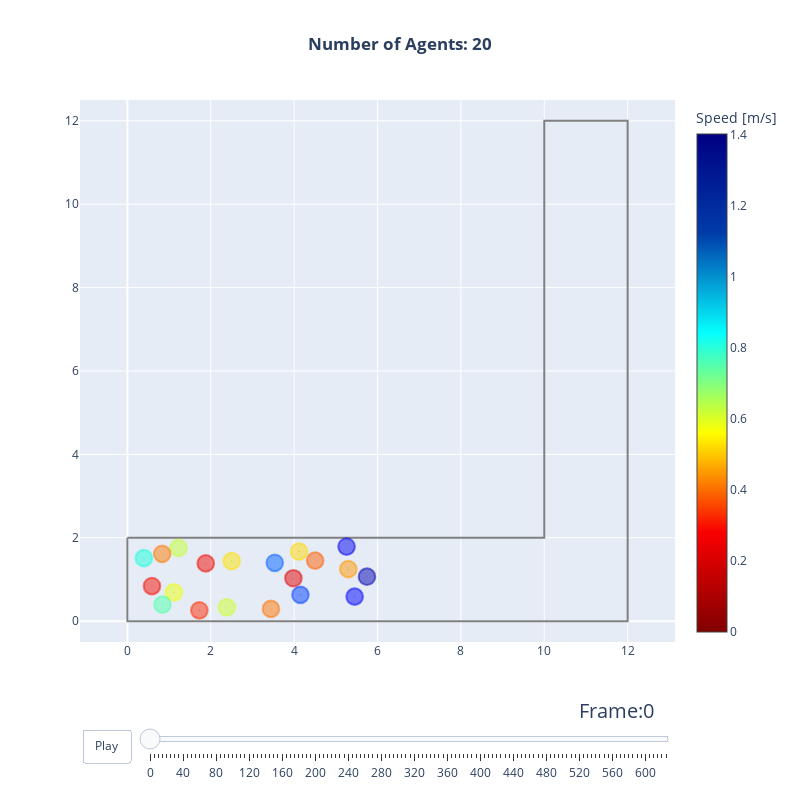

Source (notebook cell):
### Markdown cell above
## Visualizing the Trajectories

### Code cell
from jupedsim.internal.notebook_utils import animate, read_sqlite_file

trajectory_data, walkable_area = read_sqlite_file(trajectory_file)
animate(trajectory_data, walkable_area, every_nth_frame=5)

### Figure 1 — Plotly figure (JSON) as saved in the notebook; plotly's stock layout.template omitted (floating-point values rounded to 4 significant figures)
{"data": [{"hoverinfo": "name", "line": {"color": "grey"}, "mode": "lines", "name": "Exterior", "showlegend": false, "type": "scatter", "x": [0.0, 0.0, 12.0, 12.0, 10.0, 10.0, 0.0], "y": [2.0, 0.0, 0.0, 12.0, 12.0, 2.0, 2.0]}, {"hoverinfo": "none", "marker": {"cmax": 1.401, "cmin": 0, "color": [0.55, 0.5864, 0.6548, 0.8329, 0.2563, 1.278, 0.2584, 1.347, 1.163, 0.5327, 1.256, 0.2969, 0.4011, 1.119, 0.2323, 0.4027, 0.6354, 0.3692, 0.4485, 0.9146], "colorbar": {"title": {"text": "Speed [m/s]"}}, "colorscale": [[0, "rgb(128,0,0)"], [0.2, "rgb(250,0,0)"], [0.4, "rgb(255,255,0)"], [0.6, "rgb(5,255,255)"], [0.8, "rgb(0,60,170)"], [1, "rgb(0,0,131)"]], "size": [0.4, 0.4, 0.4, 0.4, 0.4, 0.4, 0.4, 0.4, 0.4, 0.4, 0.4, 0.4, 0.4, 0.4, 0.4, 0.4, 0.4, 0.4, 0.4, 0.4]}, "mode": "markers", "showlegend": false, "text": [0.55, 0.5864, 0.6548, 0.8329, 0.2563, 1.278, 0.2584, 1.347, 1.163, 0.5327, 1.256, 0.2969, 0.4011, 1.119, 0.2323, 0.4027, 0.6354, 0.3692, 0.4485, 0.9146], "type": "scatter", "x": [2.502, 1.118, 1.227, 0.8423, 1.881, 5.258, 0.5901, 5.747, 4.151, 4.119, 5.452, 1.727, 3.445, 3.536, 3.983, 0.8357, 2.386, 4.505, 5.3, 0.396], "y": [1.441, 0.6911, 1.756, 0.3962, 1.385, 1.789, 0.8422, 1.066, 0.631, 1.669, 0.5872, 0.2601, 0.2935, 1.4, 1.03, 1.615, 0.3307, 1.452, 1.247, 1.511]}, {"hoverinfo": "text", "marker": {"opacity": 1, "size": 1}, "mode": "markers", "showlegend": false, "text": ["ID: 1, Pos(2.50,1.44)"], "type": "scatter", "x": [2.502], "y": [1.441]}, {"hoverinfo": "text", "marker": {"opacity": 1, "size": 1}, "mode": "markers", "showlegend": false, "text": ["ID: 2, Pos(1.12,0.69)"], "type": "scatter", "x": [1.118], "y": [0.6911]}, {"hoverinfo": "text", "marker": {"opacity": 1, "size": 1}, "mode": "markers", "showlegend": false, "text": ["ID: 3, Pos(1.23,1.76)"], "type": "scatter", "x": [1.227], "y": [1.756]}, {"hoverinfo": "text", "marker": {"opacity": 1, "size": 1}, "mode": "markers", "showlegend": false, "text": ["ID: 4, Pos(0.84,0.40)"], "type": "scatter", "x": [0.8423], "y": [0.3962]}, {"hoverinfo": "text", "marker": {"opacity": 1, "size": 1}, "mode": "markers", "showlegend": false, "text": ["ID: 5, Pos(1.88,1.38)"], "type": "scatter", "x": [1.881], "y": [1.385]}, {"hoverinfo": "text", "marker": {"opacity": 1, "size": 1}, "mode": "markers", "showlegend": false, "text": ["ID: 6, Pos(5.26,1.79)"], "type": "scatter", "x": [5.258], "y": [1.789]}, {"hoverinfo": "text", "marker": {"opacity": 1, "size": 1}, "mode": "markers", "showlegend": false, "text": ["ID: 7, Pos(0.59,0.84)"], "type": "scatter", "x": [0.5901], "y": [0.8422]}, {"hoverinfo": "text", "marker": {"opacity": 1, "size": 1}, "mode": "markers", "showlegend": false, "text": ["ID: 8, Pos(5.75,1.07)"], "type": "scatter", "x": [5.747], "y": [1.066]}, {"hoverinfo": "text", "marker": {"opacity": 1, "size": 1}, "mode": "markers", "showlegend": false, "text": ["ID: 9, Pos(4.15,0.63)"], "type": "scatter", "x": [4.151], "y": [0.631]}, {"hoverinfo": "text", "marker": {"opacity": 1, "size": 1}, "mode": "markers", "showlegend": false, "text": ["ID: 10, Pos(4.12,1.67)"], "type": "scatter", "x": [4.119], "y": [1.669]}, {"hoverinfo": "text", "marker": {"opacity": 1, "size": 1}, "mode": "markers", "showlegend": false, "text": ["ID: 11, Pos(5.45,0.59)"], "type": "scatter", "x": [5.452], "y": [0.5872]}, {"hoverinfo": "text", "marker": {"opacity": 1, "size": 1}, "mode": "markers", "showlegend": false, "text": ["ID: 12, Pos(1.73,0.26)"], "type": "scatter", "x": [1.727], "y": [0.2601]}, {"hoverinfo": "text", "marker": {"opacity": 1, "size": 1}, "mode": "markers", "showlegend": false, "text": ["ID: 13, Pos(3.44,0.29)"], "type": "scatter", "x": [3.445], "y": [0.2935]}, {"hoverinfo": "text", "marker": {"opacity": 1, "size": 1}, "mode": "markers", "showlegend": false, "text": ["ID: 14, Pos(3.54,1.40)"], "type": "scatter", "x": [3.536], "y": [1.4]}, {"hoverinfo": "text", "marker": {"opacity": 1, "size": 1}, "mode": "markers", "showlegend": false, "text": ["ID: 15, Pos(3.98,1.03)"], "type": "scatter", "x": [3.983], "y": [1.03]}, {"hoverinfo": "text", "marker": {"opacity": 1, "size": 1}, "mode": "markers", "showlegend": false, "text": ["ID: 16, Pos(0.84,1.61)"], "type": "scatter", "x": [0.8357], "y": [1.615]}, {"hoverinfo": "text", "marker": {"opacity": 1, "size": 1}, "mode": "markers", "showlegend": false, "text": ["ID: 17, Pos(2.39,0.33)"], "type": "scatter", "x": [2.386], "y": [0.3307]}, {"hoverinfo": "text", "marker": {"opacity": 1, "size": 1}, "mode": "markers", "showlegend": false, "text": ["ID: 18, Pos(4.50,1.45)"], "type": "scatter", "x": [4.505], "y": [1.452]}, {"hoverinfo": "text", "marker": {"opacity": 1, "size": 1}, "mode": "markers", "showlegend": false, "text": ["ID: 19, Pos(5.30,1.25)"], "type": "scatter", "x": [5.3], "y": [1.247]}, {"hoverinfo": "text", "marker": {"opacity": 1, "size": 1}, "mode": "markers", "showlegend": false, "text": ["ID: 20, Pos(0.40,1.51)"], "type": "scatter", "x": [0.396], "y": [1.511]}], "layout": {"autosize": false, "height": 800, "shapes": [{"fillcolor": "rgba(255, 226, 0, 0.5)", "line": {"color": "rgba(255, 226, 0, 0.5)"}, "type": "circle", "x0": 2.302, "x1": 2.702, "xref": "x", "y0": 1.241, "y1": 1.641, "yref": "y"}, {"fillcolor": "rgba(238, 255, 9, 0.5)", "line": {"color": "rgba(238, 255, 9, 0.5)"}, "type": "circle", "x0": 0.9176, "x1": 1.318, "xref": "x", "y0": 0.4911, "y1": 0.8911, "yref": "y"}, {"fillcolor": "rgba(196, 255, 51, 0.5)", "line": {"color": "rgba(196, 255, 51, 0.5)"}, "type": "circle", "x0": 1.027, "x1": 1.427, "xref": "x", "y0": 1.556, "y1": 1.956, "yref": "y"}, {"fillcolor": "rgba(80, 255, 167, 0.5)", "line": {"color": "rgba(80, 255, 167, 0.5)"}, "type": "circle", "x0": 0.6423, "x1": 1.042, "xref": "x", "y0": 0.1962, "y1": 0.5962, "yref": "y"}, {"fillcolor": "rgba(241, 8, 0, 0.5)", "line": {"color": "rgba(241, 8, 0, 0.5)"}, "type": "circle", "x0": 1.681, "x1": 2.081, "xref": "x", "y0": 1.185, "y1": 1.585, "yref": "y"}, {"fillcolor": "rgba(0, 0, 237, 0.5)", "line": {"color": "rgba(0, 0, 237, 0.5)"}, "type": "circle", "x0": 5.058, "x1": 5.458, "xref": "x", "y0": 1.589, "y1": 1.989, "yref": "y"}, {"fillcolor": "rgba(246, 11, 0, 0.5)", "line": {"color": "rgba(246, 11, 0, 0.5)"}, "type": "circle", "x0": 0.3901, "x1": 0.7901, "xref": "x", "y0": 0.6422, "y1": 1.042, "yref": "y"}, {"fillcolor": "rgba(0, 0, 173, 0.5)", "line": {"color": "rgba(0, 0, 173, 0.5)"}, "type": "circle", "x0": 5.547, "x1": 5.947, "xref": "x", "y0": 0.8663, "y1": 1.266, "yref": "y"}, {"fillcolor": "rgba(0, 61, 255, 0.5)", "line": {"color": "rgba(0, 61, 255, 0.5)"}, "type": "circle", "x0": 3.951, "x1": 4.351, "xref": "x", "y0": 0.431, "y1": 0.831, "yref": "y"}, {"fillcolor": "rgba(255, 215, 0, 0.5)", "line": {"color": "rgba(255, 215, 0, 0.5)"}, "type": "circle", "x0": 3.919, "x1": 4.319, "xref": "x", "y0": 1.469, "y1": 1.869, "yref": "y"}, {"fillcolor": "rgba(0, 0, 255, 0.5)", "line": {"color": "rgba(0, 0, 255, 0.5)"}, "type": "circle", "x0": 5.252, "x1": 5.652, "xref": "x", "y0": 0.3872, "y1": 0.7872, "yref": "y"}, {"fillcolor": "rgba(255, 41, 0, 0.5)", "line": {"color": "rgba(255, 41, 0, 0.5)"}, "type": "circle", "x0": 1.527, "x1": 1.927, "xref": "x", "y0": 0.06006, "y1": 0.4601, "yref": "y"}, {"fillcolor": "rgba(255, 115, 0, 0.5)", "line": {"color": "rgba(255, 115, 0, 0.5)"}, "type": "circle", "x0": 3.245, "x1": 3.645, "xref": "x", "y0": 0.09346, "y1": 0.4935, "yref": "y"}, {"fillcolor": "rgba(0, 96, 255, 0.5)", "line": {"color": "rgba(0, 96, 255, 0.5)"}, "type": "circle", "x0": 3.336, "x1": 3.736, "xref": "x", "y0": 1.2, "y1": 1.6, "yref": "y"}, {"fillcolor": "rgba(223, 0, 0, 0.5)", "line": {"color": "rgba(223, 0, 0, 0.5)"}, "type": "circle", "x0": 3.783, "x1": 4.183, "xref": "x", "y0": 0.8298, "y1": 1.23, "yref": "y"}, {"fillcolor": "rgba(255, 119, 0, 0.5)", "line": {"color": "rgba(255, 119, 0, 0.5)"}, "type": "circle", "x0": 0.6357, "x1": 1.036, "xref": "x", "y0": 1.415, "y1": 1.815, "yref": "y"}, {"fillcolor": "rgba(206, 255, 41, 0.5)", "line": {"color": "rgba(206, 255, 41, 0.5)"}, "type": "circle", "x0": 2.186, "x1": 2.586, "xref": "x", "y0": 0.1307, "y1": 0.5307, "yref": "y"}, {"fillcolor": "rgba(255, 93, 0, 0.5)", "line": {"color": "rgba(255, 93, 0, 0.5)"}, "type": "circle", "x0": 4.305, "x1": 4.705, "xref": "x", "y0": 1.252, "y1": 1.652, "yref": "y"}, {"fillcolor": "rgba(255, 152, 0, 0.5)", "line": {"color": "rgba(255, 152, 0, 0.5)"}, "type": "circle", "x0": 5.1, "x1": 5.5, "xref": "x", "y0": 1.047, "y1": 1.447, "yref": "y"}, {"fillcolor": "rgba(25, 255, 222, 0.5)", "line": {"color": "rgba(25, 255, 222, 0.5)"}, "type": "circle", "x0": 0.196, "x1": 0.596, "xref": "x", "y0": 1.311, "y1": 1.711, "yref": "y"}, {"line": {"color": "black", "width": 3}, "type": "line", "x0": 2.502, "x1": 2.502, "y0": 1.441, "y1": 1.441}, {"line": {"color": "black", "width": 3}, "type": "line", "x0": 1.118, "x1": 1.118, "y0": 0.6911, "y1": 0.6911}, {"line": {"color": "black", "width": 3}, "type": "line", "x0": 1.227, "x1": 1.227, "y0": 1.756, "y1": 1.756}, {"line": {"color": "black", "width": 3}, "type": "line", "x0": 0.8423, "x1": 0.8423, "y0": 0.3962, "y1": 0.3962}, {"line": {"color": "white", "width": 3}, "type": "line", "x0": 1.881, "x1": 1.881, "y0": 1.385, "y1": 1.385}, {"line": {"color": "white", "width": 3}, "type": "line", "x0": 5.258, "x1": 5.258, "y0": 1.789, "y1": 1.789}, {"line": {"color": "white", "width": 3}, "type": "line", "x0": 0.5901, "x1": 0.5901, "y0": 0.8422, "y1": 0.8422}, {"line": {"color": "white", "width": 3}, "type": "line", "x0": 5.747, "x1": 5.747, "y0": 1.066, "y1": 1.066}, {"line": {"color": "white", "width": 3}, "type": "line", "x0": 4.151, "x1": 4.151, "y0": 0.631, "y1": 0.631}, {"line": {"color": "black", "width": 3}, "type": "line", "x0": 4.119, "x1": 4.119, "y0": 1.669, "y1": 1.669}, {"line": {"color": "white", "width": 3}, "type": "line", "x0": 5.452, "x1": 5.452, "y0": 0.5872, "y1": 0.5872}, {"line": {"color": "white", "width": 3}, "type": "line", "x0": 1.727, "x1": 1.727, "y0": 0.2601, "y1": 0.2601}, {"line": {"color": "black", "width": 3}, "type": "line", "x0": 3.445, "x1": 3.445, "y0": 0.2935, "y1": 0.2935}, {"line": {"color": "white", "width": 3}, "type": "line", "x0": 3.536, "x1": 3.536, "y0": 1.4, "y1": 1.4}, {"line": {"color": "white", "width": 3}, "type": "line", "x0": 3.983, "x1": 3.983, "y0": 1.03, "y1": 1.03}, {"line": {"color": "black", "width": 3}, "type": "line", "x0": 0.8357, "x1": 0.8357, "y0": 1.615, "y1": 1.615}, {"line": {"color": "black", "width": 3}, "type": "line", "x0": 2.386, "x1": 2.386, "y0": 0.3307, "y1": 0.3307}, {"line": {"color": "black", "width": 3}, "type": "line", "x0": 4.505, "x1": 4.505, "y0": 1.452, "y1": 1.452}, {"line": {"color": "black", "width": 3}, "type": "line", "x0": 5.3, "x1": 5.3, "y0": 1.247, "y1": 1.247}, {"line": {"color": "black", "width": 3}, "type": "line", "x0": 0.396, "x1": 0.396, "y0": 1.511, "y1": 1.511}], "sliders": [{"active": 0, "currentvalue": {"font": {"size": 20}, "prefix": "Frame:", "visible": true, "xanchor": "right"}, "len": 0.9, "pad": {"b": 10, "t": 50}, "steps": [{"args": [["0"], {"frame": {"duration": 100, "redraw": true}, "mode": "immediate", "transition": {"duration": 500}}], "label": "0", "method": "animate"}, {"args": [["5"], {"frame": {"duration": 100, "redraw": true}, "mode": "immediate", "transition": {"duration": 500}}], "label": "5", "method": "animate"}, {"args": [["10"], {"frame": {"duration": 100, "redraw": true}, "mode": "immediate", "transition": {"duration": 500}}], "label": "10", "method": "animate"}, {"args": [["15"], {"frame": {"duration": 100, "redraw": true}, "mode": "immediate", "transition": {"duration": 500}}], "label": "15", "method": "animate"}, {"args": [["20"], {"frame": {"duration": 100, "redraw": true}, "mode": "immediate", "transition": {"duration": 500}}], "label": "20", "method": "animate"}, {"args": [["25"], {"frame": {"duration": 100, "redraw": true}, "mode": "immediate", "transition": {"duration": 500}}], "label": "25", "method": "animate"}, {"args": [["30"], {"frame": {"duration": 100, "redraw": true}, "mode": "immediate", "transition": {"duration": 500}}], "label": "30", "method": "animate"}, {"args": [["35"], {"frame": {"duration": 100, "redraw": true}, "mode": "immediate", "transition": {"duration": 500}}], "label": "35", "method": "animate"}, {"args": [["40"], {"frame": {"duration": 100, "redraw": true}, "mode": "immediate", "transition": {"duration": 500}}], "label": "40", "method": "animate"}, {"args": [["45"], {"frame": {"duration": 100, "redraw": true}, "mode": "immediate", "transition": {"duration": 500}}], "label": "45", "method": "animate"}, {"args": [["50"], {"frame": {"duration": 100, "redraw": true}, "mode": "immediate", "transition": {"duration": 500}}], "label": "50", "method": "animate"}, {"args": [["55"], {"frame": {"duration": 100, "redraw": true}, "mode": "immediate", "transition": {"duration": 500}}], "label": "55", "method": "animate"}, {"args": [["60"], {"frame": {"duration": 100, "redraw": true}, "mode": "immediate", "transition": {"duration": 500}}], "label": "60", "method": "animate"}, {"args": [["65"], {"frame": {"duration": 100, "redraw": true}, "mode": "immediate", "transition": {"duration": 500}}], "label": "65", "method": "animate"}, {"args": [["70"], {"frame": {"duration": 100, "redraw": true}, "mode": "immediate", "transition": {"duration": 500}}], "label": "70", "method": "animate"}, {"args": [["75"], {"frame": {"duration": 100, "redraw": true}, "mode": "immediate", "transition": {"duration": 500}}], "label": "75", "method": "animate"}, {"args": [["80"], {"frame": {"duration": 100, "redraw": true}, "mode": "immediate", "transition": {"duration": 500}}], "label": "80", "method": "animate"}, {"args": [["85"], {"frame": {"duration": 100, "redraw": true}, "mode": "immediate", "transition": {"duration": 500}}], "label": "85", "method": "animate"}, {"args": [["90"], {"frame": {"duration": 100, "redraw": true}, "mode": "immediate", "transition": {"duration": 500}}], "label": "90", "method": "animate"}, {"args": [["95"], {"frame": {"duration": 100, "redraw": true}, "mode": "immediate", "transition": {"duration": 500}}], "label": "95", "method": "animate"}, {"args": [["100"], {"frame": {"duration": 100, "redraw": true}, "mode": "immediate", "transition": {"duration": 500}}], "label": "100", "method": "animate"}, {"args": [["105"], {"frame": {"duration": 100, "redraw": true}, "mode": "immediate", "transition": {"duration": 500}}], "label": "105", "method": "animate"}, {"args": [["110"], {"frame": {"duration": 100, "redraw": true}, "mode": "immediate", "transition": {"duration": 500}}], "label": "110", "method": "animate"}, {"args": [["115"], {"frame": {"duration": 100, "redraw": true}, "mode": "immediate", "transition": {"duration": 500}}], "label": "115", "method": "animate"}, {"args": [["120"], {"frame": {"duration": 100, "redraw": true}, "mode": "immediate", "transition": {"duration": 500}}], "label": "120", "method": "animate"}, {"args": [["125"], {"frame": {"duration": 100, "redraw": true}, "mode": "immediate", "transition": {"duration": 500}}], "label": "125", "method": "animate"}, {"args": [["130"], {"frame": {"duration": 100, "redraw": true}, "mode": "immediate", "transition": {"duration": 500}}], "label": "130", "method": "animate"}, {"args": [["135"], {"frame": {"duration": 100, "redraw": true}, "mode": "immediate", "transition": {"duration": 500}}], "label": "135", "method": "animate"}, {"args": [["140"], {"frame": {"duration": 100, "redraw": true}, "mode": "immediate", "transition": {"duration": 500}}], "label": "140", "method": "animate"}, {"args": [["145"], {"frame": {"duration": 100, "redraw": true}, "mode": "immediate", "transition": {"duration": 500}}], "label": "145", "method": "animate"}, {"args": [["150"], {"frame": {"duration": 100, "redraw": true}, "mode": "immediate", "transition": {"duration": 500}}], "label": "150", "method": "animate"}, {"args": [["155"], {"frame": {"duration": 100, "redraw": true}, "mode": "immediate", "transition": {"duration": 500}}], "label": "155", "method": "animate"}, {"args": [["160"], {"frame": {"duration": 100, "redraw": true}, "mode": "immediate", "transition": {"duration": 500}}], "label": "160", "method": "animate"}, {"args": [["165"], {"frame": {"duration": 100, "redraw": true}, "mode": "immediate", "transition": {"duration": 500}}], "label": "165", "method": "animate"}, {"args": [["170"], {"frame": {"duration": 100, "redraw": true}, "mode": "immediate", "transition": {"duration": 500}}], "label": "170", "method": "animate"}, {"args": [["175"], {"frame": {"duration": 100, "redraw": true}, "mode": "immediate", "transition": {"duration": 500}}], "label": "175", "method": "animate"}, {"args": [["180"], {"frame": {"duration": 100, "redraw": true}, "mode": "immediate", "transition": {"duration": 500}}], "label": "180", "method": "animate"}, {"args": [["185"], {"frame": {"duration": 100, "redraw": true}, "mode": "immediate", "transition": {"duration": 500}}], "label": "185", "method": "animate"}, {"args": [["190"], {"frame": {"duration": 100, "redraw": true}, "mode": "immediate", "transition": {"duration": 500}}], "label": "190", "method": "animate"}, {"args": [["195"], {"frame": {"duration": 100, "redraw": true}, "mode": "immediate", "transition": {"duration": 500}}], "label": "195", "method": "animate"}, {"args": [["200"], {"frame": {"duration": 100, "redraw": true}, "mode": "immediate", "transition": {"duration": 500}}], "label": "200", "method": "animate"}, {"args": [["205"], {"frame": {"duration": 100, "redraw": true}, "mode": "immediate", "transition": {"duration": 500}}], "label": "205", "method": "animate"}, {"args": [["210"], {"frame": {"duration": 100, "redraw": true}, "mode": "immediate", "transition": {"duration": 500}}], "label": "210", "method": "animate"}, {"args": [["215"], {"frame": {"duration": 100, "redraw": true}, "mode": "immediate", "transition": {"duration": 500}}], "label": "215", "method": "animate"}, {"args": [["220"], {"frame": {"duration": 100, "redraw": true}, "mode": "immediate", "transition": {"duration": 500}}], "label": "220", "method": "animate"}, {"args": [["225"], {"frame": {"duration": 100, "redraw": true}, "mode": "immediate", "transition": {"duration": 500}}], "label": "225", "method": "animate"}, {"args": [["230"], {"frame": {"duration": 100, "redraw": true}, "mode": "immediate", "transition": {"duration": 500}}], "label": "230", "method": "animate"}, {"args": [["235"], {"frame": {"duration": 100, "redraw": true}, "mode": "immediate", "transition": {"duration": 500}}], "label": "235", "method": "animate"}, {"args": [["240"], {"frame": {"duration": 100, "redraw": true}, "mode": "immediate", "transition": {"duration": 500}}], "label": "240", "method": "animate"}, {"args": [["245"], {"frame": {"duration": 100, "redraw": true}, "mode": "immediate", "transition": {"duration": 500}}], "label": "245", "method": "animate"}, {"args": [["250"], {"frame": {"duration": 100, "redraw": true}, "mode": "immediate", "transition": {"duration": 500}}], "label": "250", "method": "animate"}, {"args": [["255"], {"frame": {"duration": 100, "redraw": true}, "mode": "immediate", "transition": {"duration": 500}}], "label": "255", "method": "animate"}, {"args": [["260"], {"frame": {"duration": 100, "redraw": true}, "mode": "immediate", "transition": {"duration": 500}}], "label": "260", "method": "animate"}, {"args": [["265"], {"frame": {"duration": 100, "redraw": true}, "mode": "immediate", "transition": {"duration": 500}}], "label": "265", "method": "animate"}, {"args": [["270"], {"frame": {"duration": 100, "redraw": true}, "mode": "immediate", "transition": {"duration": 500}}], "label": "270", "method": "animate"}, {"args": [["275"], {"frame": {"duration": 100, "redraw": true}, "mode": "immediate", "transition": {"duration": 500}}], "label": "275", "method": "animate"}, {"args": [["280"], {"frame": {"duration": 100, "redraw": true}, "mode": "immediate", "transition": {"duration": 500}}], "label": "280", "method": "animate"}, {"args": [["285"], {"frame": {"duration": 100, "redraw": true}, "mode": "immediate", "transition": {"duration": 500}}], "label": "285", "method": "animate"}, {"args": [["290"], {"frame": {"duration": 100, "redraw": true}, "mode": "immediate", "transition": {"duration": 500}}], "label": "290", "method": "animate"}, {"args": [["295"], {"frame": {"duration": 100, "redraw": true}, "mode": "immediate", "transition": {"duration": 500}}], "label": "295", "method": "animate"}, {"args": [["300"], {"frame": {"duration": 100, "redraw": true}, "mode": "immediate", "transition": {"duration": 500}}], "label": "300", "method": "animate"}, {"args": [["305"], {"frame": {"duration": 100, "redraw": true}, "mode": "immediate", "transition": {"duration": 500}}], "label": "305", "method": "animate"}, {"args": [["310"], {"frame": {"duration": 100, "redraw": true}, "mode": "immediate", "transition": {"duration": 500}}], "label": "310", "method": "animate"}, {"args": [["315"], {"frame": {"duration": 100, "redraw": true}, "mode": "immediate", "transition": {"duration": 500}}], "label": "315", "method": "animate"}, {"args": [["320"], {"frame": {"duration": 100, "redraw": true}, "mode": "immediate", "transition": {"duration": 500}}], "label": "320", "method": "animate"}, {"args": [["325"], {"frame": {"duration": 100, "redraw": true}, "mode": "immediate", "transition": {"duration": 500}}], "label": "325", "method": "animate"}, {"args": [["330"], {"frame": {"duration": 100, "redraw": true}, "mode": "immediate", "transition": {"duration": 500}}], "label": "330", "method": "animate"}, {"args": [["335"], {"frame": {"duration": 100, "redraw": true}, "mode": "immediate", "transition": {"duration": 500}}], "label": "335", "method": "animate"}, {"args": [["340"], {"frame": {"duration": 100, "redraw": true}, "mode": "immediate", "transition": {"duration": 500}}], "label": "340", "method": "animate"}, {"args": [["345"], {"frame": {"duration": 100, "redraw": true}, "mode": "immediate", "transition": {"duration": 500}}], "label": "345", "method": "animate"}, {"args": [["350"], {"frame": {"duration": 100, "redraw": true}, "mode": "immediate", "transition": {"duration": 500}}], "label": "350", "method": "animate"}, {"args": [["355"], {"frame": {"duration": 100, "redraw": true}, "mode": "immediate", "transition": {"duration": 500}}], "label": "355", "method": "animate"}, {"args": [["360"], {"frame": {"duration": 100, "redraw": true}, "mode": "immediate", "transition": {"duration": 500}}], "label": "360", "method": "animate"}, {"args": [["365"], {"frame": {"duration": 100, "redraw": true}, "mode": "immediate", "transition": {"duration": 500}}], "label": "365", "method": "animate"}, {"args": [["370"], {"frame": {"duration": 100, "redraw": true}, "mode": "immediate", "transition": {"duration": 500}}], "label": "370", "method": "animate"}, {"args": [["375"], {"frame": {"duration": 100, "redraw": true}, "mode": "immediate", "transition": {"duration": 500}}], "label": "375", "method": "animate"}, {"args": [["380"], {"frame": {"duration": 100, "redraw": true}, "mode": "immediate", "transition": {"duration": 500}}], "label": "380", "method": "animate"}, {"args": [["385"], {"frame": {"duration": 100, "redraw": true}, "mode": "immediate", "transition": {"duration": 500}}], "label": "385", "method": "animate"}, {"args": [["390"], {"frame": {"duration": 100, "redraw": true}, "mode": "immediate", "transition": {"duration": 500}}], "label": "390", "method": "animate"}, {"args": [["395"], {"frame": {"duration": 100, "redraw": true}, "mode": "immediate", "transition": {"duration": 500}}], "label": "395", "method": "animate"}, {"args": [["400"], {"frame": {"duration": 100, "redraw": true}, "mode": "immediate", "transition": {"duration": 500}}], "label": "400", "method": "animate"}, {"args": [["405"], {"frame": {"duration": 100, "redraw": true}, "mode": "immediate", "transition": {"duration": 500}}], "label": "405", "method": "animate"}, {"args": [["410"], {"frame": {"duration": 100, "redraw": true}, "mode": "immediate", "transition": {"duration": 500}}], "label": "410", "method": "animate"}, {"args": [["415"], {"frame": {"duration": 100, "redraw": true}, "mode": "immediate", "transition": {"duration": 500}}], "label": "415", "method": "animate"}, {"args": [["420"], {"frame": {"duration": 100, "redraw": true}, "mode": "immediate", "transition": {"duration": 500}}], "label": "420", "method": "animate"}, {"args": [["425"], {"frame": {"duration": 100, "redraw": true}, "mode": "immediate", "transition": {"duration": 500}}], "label": "425", "method": "animate"}, {"args": [["430"], {"frame": {"duration": 100, "redraw": true}, "mode": "immediate", "transition": {"duration": 500}}], "label": "430", "method": "animate"}, {"args": [["435"], {"frame": {"duration": 100, "redraw": true}, "mode": "immediate", "transition": {"duration": 500}}], "label": "435", "method": "animate"}, {"args": [["440"], {"frame": {"duration": 100, "redraw": true}, "mode": "immediate", "transition": {"duration": 500}}], "label": "440", "method": "animate"}, {"args": [["445"], {"frame": {"duration": 100, "redraw": true}, "mode": "immediate", "transition": {"duration": 500}}], "label": "445", "method": "animate"}, {"args": [["450"], {"frame": {"duration": 100, "redraw": true}, "mode": "immediate", "transition": {"duration": 500}}], "label": "450", "method": "animate"}, {"args": [["455"], {"frame": {"duration": 100, "redraw": true}, "mode": "immediate", "transition": {"duration": 500}}], "label": "455", "method": "animate"}, {"args": [["460"], {"frame": {"duration": 100, "redraw": true}, "mode": "immediate", "transition": {"duration": 500}}], "label": "460", "method": "animate"}, {"args": [["465"], {"frame": {"duration": 100, "redraw": true}, "mode": "immediate", "transition": {"duration": 500}}], "label": "465", "method": "animate"}, {"args": [["470"], {"frame": {"duration": 100, "redraw": true}, "mode": "immediate", "transition": {"duration": 500}}], "label": "470", "method": "animate"}, {"args": [["475"], {"frame": {"duration": 100, "redraw": true}, "mode": "immediate", "transition": {"duration": 500}}], "label": "475", "method": "animate"}, {"args": [["480"], {"frame": {"duration": 100, "redraw": true}, "mode": "immediate", "transition": {"duration": 500}}], "label": "480", "method": "animate"}, {"args": [["485"], {"frame": {"duration": 100, "redraw": true}, "mode": "immediate", "transition": {"duration": 500}}], "label": "485", "method": "animate"}, {"args": [["490"], {"frame": {"duration": 100, "redraw": true}, "mode": "immediate", "transition": {"duration": 500}}], "label": "490", "method": "animate"}, {"args": [["495"], {"frame": {"duration": 100, "redraw": true}, "mode": "immediate", "transition": {"duration": 500}}], "label": "495", "method": "animate"}, {"args": [["500"], {"frame": {"duration": 100, "redraw": true}, "mode": "immediate", "transition": {"duration": 500}}], "label": "500", "method": "animate"}, {"args": [["505"], {"frame": {"duration": 100, "redraw": true}, "mode": "immediate", "transition": {"duration": 500}}], "label": "505", "method": "animate"}, {"args": [["510"], {"frame": {"duration": 100, "redraw": true}, "mode": "immediate", "transition": {"duration": 500}}], "label": "510", "method": "animate"}, {"args": [["515"], {"frame": {"duration": 100, "redraw": true}, "mode": "immediate", "transition": {"duration": 500}}], "label": "515", "method": "animate"}, {"args": [["520"], {"frame": {"duration": 100, "redraw": true}, "mode": "immediate", "transition": {"duration": 500}}], "label": "520", "method": "animate"}, {"args": [["525"], {"frame": {"duration": 100, "redraw": true}, "mode": "immediate", "transition": {"duration": 500}}], "label": "525", "method": "animate"}, {"args": [["530"], {"frame": {"duration": 100, "redraw": true}, "mode": "immediate", "transition": {"duration": 500}}], "label": "530", "method": "animate"}, {"args": [["535"], {"frame": {"duration": 100, "redraw": true}, "mode": "immediate", "transition": {"duration": 500}}], "label": "535", "method": "animate"}, {"args": [["540"], {"frame": {"duration": 100, "redraw": true}, "mode": "immediate", "transition": {"duration": 500}}], "label": "540", "method": "animate"}, {"args": [["545"], {"frame": {"duration": 100, "redraw": true}, "mode": "immediate", "transition": {"duration": 500}}], "label": "545", "method": "animate"}, {"args": [["550"], {"frame": {"duration": 100, "redraw": true}, "mode": "immediate", "transition": {"duration": 500}}], "label": "550", "method": "animate"}, {"args": [["555"], {"frame": {"duration": 100, "redraw": true}, "mode": "immediate", "transition": {"duration": 500}}], "label": "555", "method": "animate"}, {"args": [["560"], {"frame": {"duration": 100, "redraw": true}, "mode": "immediate", "transition": {"duration": 500}}], "label": "560", "method": "animate"}, {"args": [["565"], {"frame": {"duration": 100, "redraw": true}, "mode": "immediate", "transition": {"duration": 500}}], "label": "565", "method": "animate"}, {"args": [["570"], {"frame": {"duration": 100, "redraw": true}, "mode": "immediate", "transition": {"duration": 500}}], "label": "570", "method": "animate"}, {"args": [["575"], {"frame": {"duration": 100, "redraw": true}, "mode": "immediate", "transition": {"duration": 500}}], "label": "575", "method": "animate"}, {"args": [["580"], {"frame": {"duration": 100, "redraw": true}, "mode": "immediate", "transition": {"duration": 500}}], "label": "580", "method": "animate"}, {"args": [["585"], {"frame": {"duration": 100, "redraw": true}, "mode": "immediate", "transition": {"duration": 500}}], "label": "585", "method": "animate"}, {"args": [["590"], {"frame": {"duration": 100, "redraw": true}, "mode": "immediate", "transition": {"duration": 500}}], "label": "590", "method": "animate"}, {"args": [["595"], {"frame": {"duration": 100, "redraw": true}, "mode": "immediate", "transition": {"duration": 500}}], "label": "595", "method": "animate"}, {"args": [["600"], {"frame": {"duration": 100, "redraw": true}, "mode": "immediate", "transition": {"duration": 500}}], "label": "600", "method": "animate"}, {"args": [["605"], {"frame": {"duration": 100, "redraw": true}, "mode": "immediate", "transition": {"duration": 500}}], "label": "605", "method": "animate"}, {"args": [["610"], {"frame": {"duration": 100, "redraw": true}, "mode": "immediate", "transition": {"duration": 500}}], "label": "610", "method": "animate"}, {"args": [["615"], {"frame": {"duration": 100, "redraw": true}, "mode": "immediate", "transition": {"duration": 500}}], "label": "615", "method": "animate"}, {"args": [["620"], {"frame": {"duration": 100, "redraw": true}, "mode": "immediate", "transition": {"duration": 500}}], "label": "620", "method": "animate"}, {"args": [["625"], {"frame": {"duration": 100, "redraw": true}, "mode": "immediate", "transition": {"duration": 500}}], "label": "625", "method": "animate"}], "transition": {"duration": 100, "easing": "cubic-in-out"}, "x": 0.1, "xanchor": "left", "y": 0, "yanchor": "top"}], "title": {"text": "<b>Number of Agents: 20</b>", "x": 0.5}, "updatemenus": [{"buttons": [{"args": [null, {"frame": {"duration": 100, "redraw": true}, "fromcurrent": true}], "label": "Play", "method": "animate"}], "direction": "left", "pad": {"r": 10, "t": 87}, "showactive": false, "type": "buttons", "x": 0.1, "xanchor": "right", "y": 0, "yanchor": "top"}], "width": 800, "xaxis": {"range": [-0.5, 12.5]}, "yaxis": {"range": [-0.5, 12.5], "scaleanchor": "x", "scaleratio": 1}}}
